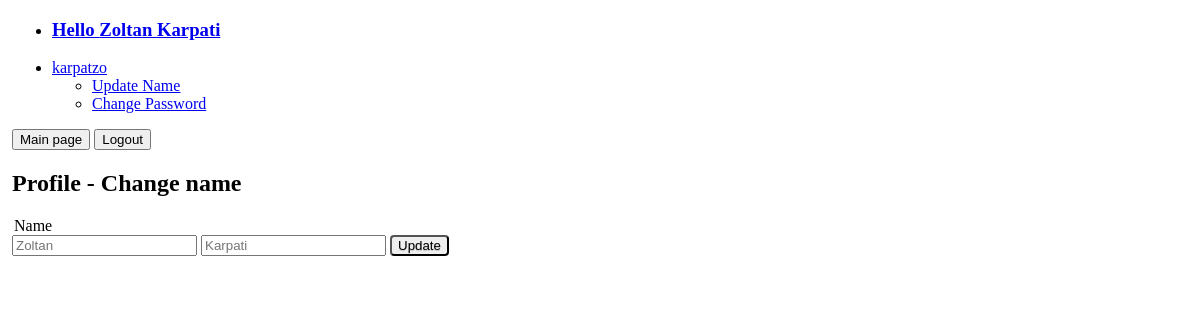
Screenshot of /ha_dist_oop/update.php (signed in) with the database file from the repository.
### tables this page shows
CREATE TABLE `users` (
  `id` int(11) NOT NULL,
  `username` varchar(8) NOT NULL COMMENT '6+2: lastname+fname',
  `first_name` varchar(40) NOT NULL,
  `last_name` varchar(40) NOT NULL,
  `role` int(5) UNSIGNED NOT NULL,
  `rw` tinyint(1) NOT NULL DEFAULT '1',
  `password` varchar(64) NOT NULL,
  `salt` varchar(32) NOT NULL,
  `last_login` timestamp NOT NULL DEFAULT CURRENT_TIMESTAMP ON UPDATE CURRENT_TIMESTAMP,
  `joined` datetime NOT NULL
);

### ha_dist_oop/classes/db.php (called while the page is built, shortened)
<?php
class DB {
    private static $_instance = null;
    private $_pdo,
            $_query,
            $_error = false,
            $_results,
            $_count = 0;
    private function __construct() {
        try {
            $this->_pdo = new PDO('mysql:host=' . Config::get('mysql/host') . ';dbname=' . Config::get('mysql/db'), Config::get('mysql/username'), Config::get('mysql/password'));
        } catch(PDOException $e) {
            die($e->getMessage());
        }
    }
    public static function getInstance() {
        if(!isset(self::$_instance)) {
            self::$_instance = new DB();
        }
        return self::$_instance;
    }
    public function query($sql, $params = array()) {
        $this->_error = false;
        if($this->_query = $this->_pdo->prepare($sql)) {
            $x = 1;
            if(count($params)) {
                foreach($params as $param) {
                    $this->_query->bindValue($x, $param);
                    $x++;
                }
            }
            if($this->_query->execute()) {
                $this->_results = $this->_query->fetchAll(PDO::FETCH_OBJ);
                $this->_count = $this->_query->rowCount();
            } else {
                $this->_error = true;
            }
        }
        return $this;
    }
    public function action($action, $table, $where = array()) {
        if(count($where) === 3) {
            $operators = array('=', '>', '<', '>=', '<=', 'LIKE');
            $field = $where[0];
            $operator = $where[1];
            $value = $where[2];
            if(in_array($operator, $operators)) {
                $sql = "{$action} FROM {$table} WHERE {$field} {$operator} ?";
                if(!$this->query($sql, array($value))->error()) {
                    return $this;
                }
            }
        }
        return false;
    }
    public function get($table, $where) {
        return $this->action('SELECT *', $table, $where);
    }
    public function results() {
        return $this->_results;
    }
    public function first() {
        $data = $this->results();
        return $data[0];
    }
    public function count() {
        return $this->_count;
    }
    public function error() {
        return $this->_error;
    }
}

### ha_dist_oop/classes/config.php (called while the page is built)
<?php
class Config {
    public static function get($path = null) {
        if ($path){
            $config = $GLOBALS['config'];
            $path = explode('/', $path);
            foreach($path as $bit) {
                if(isset($config[$bit])) {
                    $config = $config[$bit];
                }
            }
            return $config;
        }
        return false;
    }
}

### ha_dist_oop/classes/user.php (called while the page is built, shortened)
<?php
class User {
    private $_db,
            $_data,
            $_sessionName,
            $_cookieName,
            $isLoggedIn;
    public function __construct($user = null) {
        $this->_db = DB::getInstance();
        $this->_sessionName = Config::get('sessions/session_name');
        if(!$user) {
            if(Session::exists($this->_sessionName)) {
                $user = Session::get($this->_sessionName);
                if($this->find($user)) {
                    $this->isLoggedIn = true;
                } else {
                }
            }
        } else {
            $this->find($user);
        }
    }
    public function find($user = null) {
        if($user) {
            $field = (is_numeric($user)) ? 'id' : 'username';
            $data = $this->_db->get('users', array($field, '=', $user));
            if($data->count()) {
                $this->_data = $data->first();
                return true;
            }
        }
        return false;
    }
    public function data(){
        return $this->_data;
    }
}

### ha_dist_oop/classes/session.php (called while the page is built, shortened)
<?php
class Session {
    public static function exists($name) {
        return (isset($_SESSION[$name])) ? true : false;
    }
    public static function get($name) {
        return $_SESSION[$name];
    }
}
?>

### ha_dist_oop/functions/sanitize.php (called while the page is built, shortened)
<?php
function escape($string) {
    return htmlentities($string, ENT_QUOTES, 'UTF-8');
}

### ha_dist_oop/update.php (the view, shortened to what this page needs)
<!DOCTYPE html>
<html lang="en" xmlns="http://www.w3.org/1999/xhtml">
<head>
</head>
<body>
<?php include_once('header.php');?>
<h2>Profile - Change name</h2>
<form action="" method="post" class="pure-form">
    <legend>Name</legend>
        <input type="text" name="first_name" placeholder="<?php echo escape($user->data()->first_name); ?>">
        <input type="text" name="last_name" placeholder="<?php echo escape($user->data()->last_name); ?>">
        <input type="submit" value="Update" class="button-secondary pure-button">
</form>
</body>
</html>

### ha_dist_oop/header.php (shortened to what this page needs)
<!DOCTYPE html>
<html lang="en" xmlns="http://www.w3.org/1999/xhtml">
<head>
    <link rel="stylesheet" href="https://unpkg.com/purecss@1.0.0/build/pure-min.css">
    <link rel="stylesheet" href="./core/mainStyle.css">
</head>
<body>
 <?php $user = new User(); ?>
    <div class="pure-menu pure-menu-horizontal">
    <ul class="pure-menu-list">
        <li class="pure-menu-item pure-menu-selected"><a href="profile.php?user=<?php echo escape($user->data()->username);?>" class="pure-menu-link"><h3>Hello <?php echo escape($user->data()->first_name)." ".escape($user->data()->last_name); ?> </h3></a></li>
        <li class="pure-menu-item pure-menu-has-children pure-menu-allow-hover">
            <a href="#" id="menuLink1" class="pure-menu-link"><?php echo escape($user->data()->username); ?></a>
            <ul class="pure-menu-children">
                <li class="pure-menu-item"><a href="update.php" class="pure-menu-link">Update Name</a></li>
                <li class="pure-menu-item"><a href="changepassword.php" class="pure-menu-link">Change Password</a></li>
            </ul>
        </li>
    </ul>
</div>
    <a href="./home.php" target="_parent"><button type="button" value="Return" class="pure-button pure-button-primary">Main page</button></a>
    <a href="logout.php" target="_parent"><button type="button" class="pure-button pure-button-primary">Logout</button></a>
</body>
</html>

### ha_dist_oop/core/mainStyle.css (style rules this page uses)
.button-secondary { border-radius: 4px; text-shadow: 0 1px 1px rgba(0, 0, 0, 0.2); }
body { margin-left: 1%; }

### rows the page displays
users: first_name "Zoltan", last_name "Karpati", username "karpatzo"
